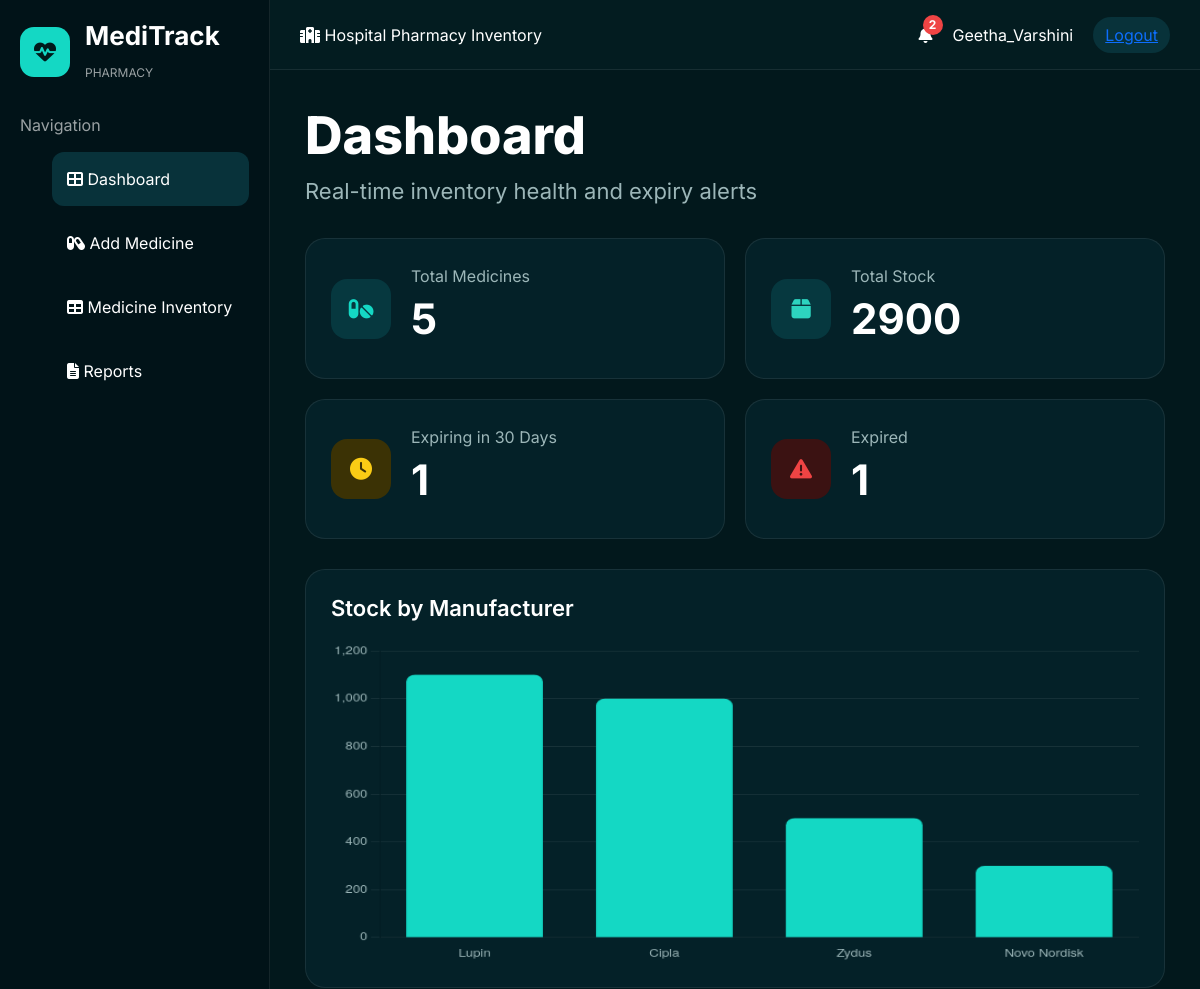
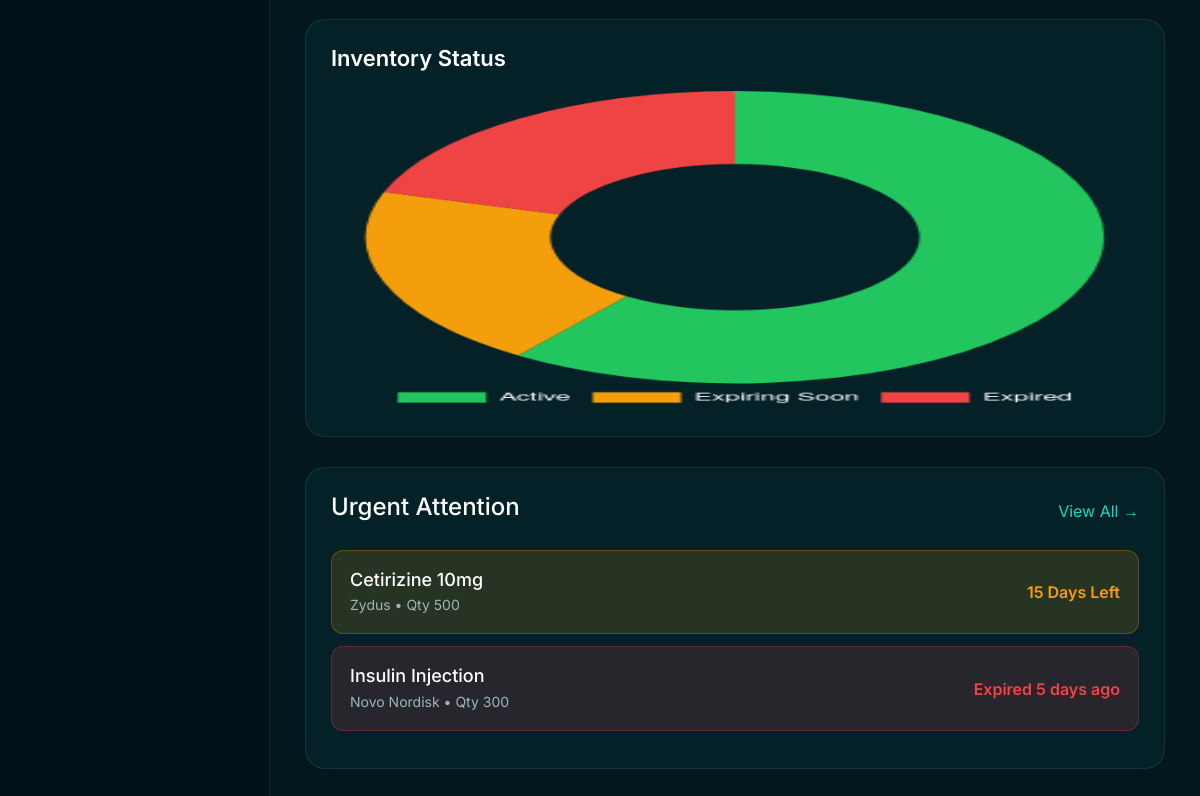
The page / (signed in) on the database its author committed (2 pictures, top to bottom).
### tables this page shows
CREATE TABLE users(
    id INTEGER PRIMARY KEY AUTOINCREMENT,
    fullname TEXT,
    username TEXT UNIQUE,
    email TEXT UNIQUE,
    password TEXT
);

CREATE TABLE medicines(
    id INTEGER PRIMARY KEY AUTOINCREMENT,
    name TEXT NOT NULL,
    manufacturer TEXT,
    quantity INTEGER,
    expiry_date TEXT
, user_id INTEGER);

### app.py (the view)
@app.route("/")
def dashboard():
    if "user" not in session:
        return redirect("/login")
    conn = sqlite3.connect("hospital.db")
    cursor = conn.cursor()
    username = session["user"]
    cursor.execute(
        "SELECT id FROM users WHERE username=?",
        (username,)
    )
    user_id = cursor.fetchone()[0]
    cursor.execute(
        "SELECT * FROM medicines WHERE user_id=?",
        (user_id,)
    )
    medicines = cursor.fetchall()
    total_medicines = len(medicines)
    total_stock = 0
    expiring_soon = 0
    expired = 0
    urgent_medicines = []
    manufacturer_data = {}
    today = datetime.today()
    for medicine in medicines:
        quantity = medicine[3]
        expiry_date = medicine[4]
        manufacturer = medicine[2]
        total_stock += quantity
        if manufacturer in manufacturer_data:
            manufacturer_data[manufacturer] += quantity
        else:
            manufacturer_data[manufacturer] = quantity
        expiry_date = datetime.strptime(
            expiry_date,
            "%Y-%m-%d"
        )
        days_left = (expiry_date - today).days
        if days_left < 0:
            expired += 1
            urgent_medicines.append((medicine, days_left))
        elif days_left <= 30:
            expiring_soon += 1
            urgent_medicines.append((medicine, days_left))
    conn.close()
    sorted_data = sorted(
    manufacturer_data.items(),
    key=lambda x: x[1],
    reverse=True
    )
    labels = [item[0] for item in sorted_data]
    stock_values = [item[1] for item in sorted_data]
    notification_count = len(urgent_medicines)
    return render_template(
        "dashboard.html",
        active_page="dashboard",
        total_medicines=total_medicines,
        total_stock=total_stock,
        expiring_soon=expiring_soon,
        expired=expired,
        urgent_medicines=urgent_medicines,
        labels=labels,
        stock_values=stock_values,
        notification_count=notification_count
    )

### app.py (called while the page is built)
@app.context_processor
def inject_notifications():
    return dict(
        notification_count=0,
        urgent_medicines=[]
    )

### templates/dashboard.html
{% extends 'base.html' %}
{% block content %}
<div class="page-header">
    <h1>Dashboard</h1>
    <p>
        Real-time inventory health and expiry alerts
    </p>
</div>
<div class="stats-grid">
    <div class="stat-card">
        <div class="stat-icon blue">
            <i class="fas fa-pills"></i>
        </div>
        <div>
            <p>Total Medicines</p>
            <h2>{{ total_medicines }}</h2>
        </div>
    </div>
    <div class="stat-card">
        <div class="stat-icon green">
            <i class="fas fa-box"></i>
        </div>
        <div>
            <p>Total Stock</p>
            <h2>{{ total_stock }}</h2>
        </div>
    </div>
    <div class="stat-card">
        <div class="stat-icon yellow">
            <i class="fas fa-clock"></i>
        </div>
        <div>
            <p>Expiring in 30 Days</p>
            <h2>{{ expiring_soon }}</h2>
        </div>
    </div>
    <div class="stat-card">
        <div class="stat-icon red">
            <i class="fas fa-exclamation-triangle"></i>
        </div>
        <div>
            <p>Expired</p>
            <h2>{{ expired }}</h2>
        </div>
    </div>
</div>
<div class="charts-grid">
    <div class="chart-card">
        <h3>Stock by Manufacturer</h3>
        <canvas id="manufacturerChart"></canvas>
    </div>
    <div class="chart-card">
        <h3>Inventory Status</h3>
        <canvas id="inventoryChart"></canvas>
    </div>
</div>
<div class="urgent-card">
    <div class="urgent-header">
        <h3>Urgent Attention</h3>
        <a href="#">View All →</a>
    </div>
    {% for medicine, days_left in urgent_medicines %}
    <div class="alert-item {% if days_left < 0 %}expired{% else %}warning{% endif %}">
        <div>
            <h4>{{ medicine[1] }}</h4>
            <p>
                {{ medicine[2] }}
                • Qty {{ medicine[3] }}
            </p>
        </div>
        <span>
            {% if days_left < 0 %}
                Expired {{ -days_left }} days ago
            {% else %}
                {{ days_left }} Days Left
            {% endif %}
        </span>
    </div>
    {% endfor %}
</div>
</div>
<script>
const manufacturerCtx =
document.getElementById('manufacturerChart');
new Chart(manufacturerCtx, {
type: 'bar',
data: {
labels: {{ labels | tojson }},
datasets: [{
data: {{ stock_values | tojson }},
backgroundColor:'#14d8c4',
borderRadius:8
}]
},
options: {
plugins: {
legend: {
display:false
}
},
scales: {
x: {
ticks: {
color:'#9cb6b8'
},
grid: {
display:false
}
},
y: {
ticks: {
color:'#9cb6b8'
},
grid: {
color:'rgba(255,255,255,.08)'
}
}
}
}
});
const inventoryCtx =
document.getElementById('inventoryChart');
new Chart(inventoryCtx, {
type:'doughnut',
data: {
labels:[
'Active',
'Expiring Soon',
'Expired'
],
datasets:[{
data:[
Number({{ total_medicines - expiring_soon - expired }}),
Number({{ expiring_soon }}),
Number({{ expired }})
],
backgroundColor:[
'#22c55e',
'#f59e0b',
'#ef4444'
],
borderWidth:0
}]
},
options: {
responsive:true,
plugins: {
legend: {
position:'bottom',
labels:{
color:'white'
}
}
}
}
});
</script>
{% endblock %}

### templates/base.html (shortened to what this page needs)
<!DOCTYPE html>
<html>
<head>
    <link href="https://cdn.jsdelivr.net/npm/bootstrap@5.3.3/dist/css/bootstrap.min.css" rel="stylesheet">
    <link rel="stylesheet"
          href="{{ url_for('static', filename='style.css') }}">
<link href="https://cdnjs.cloudflare.com/ajax/libs/font-awesome/6.5.2/css/all.min.css" rel="stylesheet">
</head>
<body>
<div class="app-layout">
    <aside class="sidebar">
        <div class="logo-section">
            <div class="logo-icon">
                <i class="fas fa-heartbeat"></i>
            </div>
            <div>
                <h3>MediTrack</h3>
                <span>PHARMACY</span>
            </div>
        </div>
        <div class="nav-title">
            Navigation
        </div>
        <ul class="sidebar-menu">
            <li class="{% if active_page == 'dashboard' %}active{% endif %}"
                onclick="location.href='/'">
                <i class="fas fa-th-large"></i>
                Dashboard
            </li>
            <li class="{% if active_page == 'add' %}active{% endif %}"
                onclick="location.href='/add'">
                <i class="fas fa-capsules"></i>
                Add Medicine
            </li>
            <li class="{% if active_page == 'medicines' %}active{% endif %}"
                onclick="location.href='/medicines'">
                <i class="fas fa-table"></i>
                Medicine Inventory
            </li>
            <li class="{% if active_page == 'reports' %}active{% endif %}"
                onclick="location.href='/reports'">
                <i class="fas fa-file-alt"></i>
                Reports
            </li>
        </ul>
    </aside>
    <main class="main-content">
        <div class="topbar">
            <div>
                <i class="fas fa-hospital"></i>
                Hospital Pharmacy Inventory
            </div>
            <div class="profile-section">
                <div class="notification-wrapper">
                    <i class="fas fa-bell notification-icon"></i>
                    {% if notification_count > 0 %}
                    <span class="notification-badge">
                        {{ notification_count }}
                    </span>
                    {% endif %}
                </div>
                <span>{{ session.get('user', 'Guest') }}</span>
                <a href="/logout" class="staff-badge">
                    Logout
                </a>
            </div>
        </div>
        <div class="page-content">
            {% block content %}
            {% endblock %}
        </div>
</body>
</html>

### static/style.css (style rules this page uses)
* { margin:0; padding:0; box-sizing:border-box; font-family:'Inter',sans-serif; }
body { background:#02181c; color:white; }
.app-layout { display:flex; min-height:100vh; }
.sidebar { width:270px; min-width:270px; background:#011318; border-right:1px solid rgba(255,255,255,.08); padding:20px; }
.logo-section { display:flex; align-items:center; gap:15px; padding-bottom:30px; }
.logo-icon { width:50px; height:50px; border-radius:14px; background:#14d8c4; display:flex; align-items:center; justify-content:center; color:#001a1a; font-size:22px; }
.logo-section h3 { font-size:26px; font-weight:700; }
.logo-section span { font-size:12px; opacity:.6; }
.nav-title { opacity:.6; margin-bottom:15px; }
.sidebar-menu { list-style:none; }
.sidebar-menu li { padding:15px; border-radius:12px; margin-bottom:10px; cursor:pointer; transition:.3s; }
.sidebar-menu .active { background:#08323a; }
.main-content { flex:1; overflow-x:hidden; }
.topbar { height:70px; border-bottom:1px solid rgba(255,255,255,.08); display:flex; justify-content:space-between; align-items:center; padding:0 30px; background:#031c20; }
.profile-section { display:flex; gap:20px; align-items:center; }
.staff-badge { background:#08323a; padding:6px 12px; border-radius:20px; }
.page-content { padding:35px; }
.stats-grid { display:grid; grid-template-columns:repeat(4,minmax(220px,1fr)); gap:20px; margin-top:25px; }
.stat-card { background:#042128; border:1px solid rgba(255,255,255,.08); border-radius:20px; padding:25px; display:flex; align-items:center; gap:20px; transition:.3s; }
.stat-icon { width:60px; height:60px; border-radius:16px; display:flex; align-items:center; justify-content:center; font-size:22px; }
.blue { background:#06383f; color:#14d8c4; }
.green { background:#06383f; color:#2dd4bf; }
.yellow { background:#3b3205; color:#facc15; }
.red { background:#3b1212; color:#ef4444; }
.stat-card p { color:#9cb6b8; margin-bottom:6px; }
.stat-card h2 { font-size:42px; font-weight:700; }
.stat-card { animation:fadeInUp .8s ease; }
.charts-grid { display:grid; grid-template-columns:2fr 1fr; gap:20px; margin-top:30px; }
.chart-card { background:#042128; border:1px solid rgba(255,255,255,.08); border-radius:20px; padding:25px; }
.chart-card h3 { margin-bottom:20px; font-size:22px; font-weight:600; color:white; }
canvas { width:100% !important; height:300px !important; }
.page-header h1 { font-size:52px; font-weight:800; margin-bottom:8px; }
.page-header p { font-size:22px; color:#9cb6b8; }
.page-header { margin-bottom:30px; }
canvas { width:100% !important; height:320px !important; }
.urgent-card { background:#042128; border:1px solid rgba(255,255,255,.08); border-radius:20px; padding:25px; margin-top:30px; }
.urgent-header { display:flex; justify-content:space-between; align-items:center; margin-bottom:20px; }
.urgent-header h3 { font-size:24px; }
.urgent-header a { color:#14d8c4; text-decoration:none; }
.alert-item { display:flex; justify-content:space-between; align-items:center; padding:18px; border-radius:14px; margin-bottom:12px; }
.alert-item h4 { margin-bottom:5px; font-size:18px; }
.alert-item p { margin:0; color:#9cb6b8; font-size:14px; }
.alert-item span { font-weight:600; }
.alert-item.expired { background:rgba(239,68,68,.15); border:1px solid rgba(239,68,68,.25); }
.alert-item.expired span { color:#ef4444; }
.alert-item.warning { background:rgba(245,158,11,.15); border:1px solid rgba(245,158,11,.25); }
.alert-item.warning span { color:#f59e0b; }
@media (max-width:1200px) { .stats-grid { grid-template-columns:repeat(2,1fr); } }
@media (max-width:1200px) { .charts-grid { grid-template-columns:1fr; } }
.alert-item { display:flex; justify-content:space-between; align-items:center; padding:18px; border-radius:12px; margin-bottom:12px; }
.alert-item h4 { font-size:18px; margin-bottom:4px; }
.alert-item p { margin:0; color:#9cb6b8; }
.notification-wrapper { position:relative; display:inline-block; }
.notification-badge { position:absolute; top:-8px; right:-10px; background:#ef4444; color:white; width:20px; height:20px; border-radius:50%; display:flex; align-items:center; justify-content:center; font-size:12px; font-weight:700; }
.notification-wrapper { position:relative; cursor:pointer; }

### rows shown on the page
users: get "Geetha_Varshini"
medicines: name "Cetirizine 10mg", manufacturer "Zydus", quantity "500", days_left "15"
medicines: name "Insulin Injection", manufacturer "Novo Nordisk", quantity "300", days_left "5"

### other values the page prints
{{ notification_count }} "2"
{{ total_medicines }} "5"
{{ total_stock }} "2900"
{{ expiring_soon }} "1"
{{ expired }} "1"
chart data {{ labels | tojson }} ["Lupin", "Cipla", "Zydus", "Novo Nordisk"]
chart data {{ stock_values | tojson }} [1100, 1000, 500, 300]
chart data {{ total_medicines - expiring_soon - expired }} 3
chart data {{ expiring_soon }} 1
